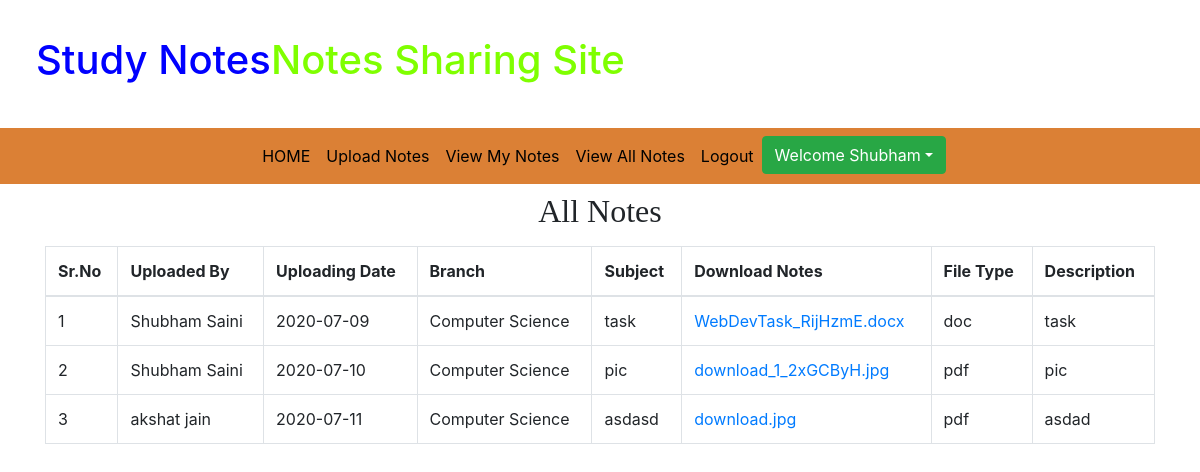
The app's page /viewall_notes/ (signed in) with its own data.
### app/models.py (models this page shows, shortened)
class Notes(models.Model):
    user = models.ForeignKey(User, on_delete=models.CASCADE, null=True)
    uploading_date = models.CharField(max_length=10, null=True)
    branch = models.CharField(max_length=30)
    subject = models.CharField(max_length=20)
    notesfile = models.FileField()
    filetype = models.CharField(max_length=30,null=True)
    description = models.CharField(max_length=300,null=True)
    status = models.CharField(max_length=15,null=True)

### app/views.py (the view)
# urls.py: path('viewall_notes/', viewall_notes, name= 'viewall_notes'),
def viewall_notes(request):
    if not request.user.is_authenticated:
        return redirect('user_login')
    notes = Notes.objects.filter(status='accept')
    d = {'notes': notes}
    return render(request, 'viewall_notes.html',d)

### app/templates/viewall_notes.html
{% extends 'user_navigation.html' %}
{% load static %}
{% block body %}
<div class="container text-center mt-2" style="font-family: Monotype Corsiva">
    <h2>All Notes</h2>
</div>
<div class="container mt-3">
    <table class="table table-bordered">
<thead>
    <tr>
        <th>Sr.No</th>
        <th>Uploaded By</th>
        <th>Uploading Date</th>
        <th>Branch</th>
        <th>Subject</th>
        <th>Download Notes</th>
        <th>File Type</th>
        <th>Description</th>
    </tr>
</thead>
    <tbody>
        {% for i in notes %}
        <tr>
            <td>{{forloop.counter}}</td>
            <td>{{i.user.first_name}} {{i.user.last_name}}</td>
            <td>{{i.uploading_date}}</td>
            <td>{{i.branch}}</td>
            <td>{{i.subject}}</td>
            <td><a href="{{i.notesfile.url}}"download>{{i.notesfile}}</a></td>
            <td>{{i.filetype}}</td>
            <td>{{i.description}}</td>
        </tr>
        {% endfor %}
    </tbody>
</table>
</div>
{% endblock %}

### app/templates/user_navigation.html (shortened to what this page needs)
{% load static %}
<!DOCTYPE html>
<html lang="en">
<head>
    <link rel="stylesheet" href="https://maxcdn.bootstrapcdn.com/bootstrap/4.3.1/css/bootstrap.min.css">
    <link rel="stylesheet" href="https://use.fontawesome.com/releases/v5.6.3/css/all.css"
>
    <link rel="stylesheet" href="{% static 'css/style.css' %}">
</head>
<body>
    <h1 style="padding: 3%;"><span style="color: blue;">Study Notes</span><span style="color: chartreuse;">Notes Sharing
            Site</span></h1>
    <nav class="navbar navbar-expand-sm justify-content-center" style="background-color: rgb(219, 128, 53);">
        <ul class="navbar-nav">
            <li class="navbar-item">
                <a class="nav-link" href="{% url 'profile' %}">HOME</a>
            </li>
            <li class="navbar-item">
                <a class="nav-link" href="{% url 'upload_notes' %}">Upload Notes</a>
            </li>
            <li class="navbar-item">
                <a class="nav-link" href="{% url 'viewmy_notes' %}">View My Notes</a>
            </li>
            <li class="navbar-item">
                <a class="nav-link" href="{% url 'viewall_notes' %}">View All Notes</a>
            </li>
            <li class="navbar-item">
                <a class="nav-link" href="{% url 'admin_logout' %}">Logout</a>
            </li>
            <div class="dropdown open">
                <button class="btn btn-success dropdown-toggle" type="button" data-toggle="dropdown">Welcome {{ request.user.first_name }}</button>
            </div>
        </ul>
    </nav>
</body>
</html>
{% block body %}
{% endblock %}

### app/static/css/style.css (style rules this page uses)
.nav-link { color: black; }

### records on screen
Notes: user.first_name "Shubham", user.last_name "Saini", uploading_date "2020-07-09", branch "Computer Science", subject "task", notesfile "WebDevTask_RijHzmE.docx", filetype "doc", description "task"
Notes: user.first_name "Shubham", user.last_name "Saini", uploading_date "2020-07-10", branch "Computer Science", subject "pic", notesfile "download_1_2xGCByH.jpg", filetype "pdf", description "pic"
Notes: user.first_name "akshat", user.last_name "jain", uploading_date "2020-07-11", branch "Computer Science", subject "asdasd", notesfile "download.jpg", filetype "pdf", description "asdad"

### other values on screen
{{ request.user.first_name }} "Shubham"
